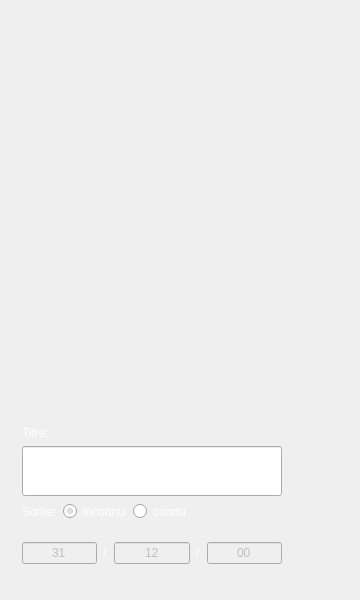
<?xml version="1.0" encoding="UTF-8"?>
<ui version="4.0">
 <class>MainWindow</class>
 <widget class="QMainWindow" name="MainWindow">
  <property name="geometry">
   <rect>
    <x>0</x>
    <y>0</y>
    <width>360</width>
    <height>600</height>
   </rect>
  </property>
  <property name="minimumSize">
   <size>
    <width>360</width>
    <height>600</height>
   </size>
  </property>
  <property name="maximumSize">
   <size>
    <width>600</width>
    <height>600</height>
   </size>
  </property>
  <property name="windowTitle">
   <string>Shadowfax</string>
  </property>
  <property name="windowIcon">
   <iconset resource="res.qrc">
    <normaloff>:/icon/icon.png</normaloff>:/icon/icon.png</iconset>
  </property>
  <property name="styleSheet">
   <string notr="true">border-image: url(:/icon/1back.jpg);</string>
  </property>
  <widget class="QWidget" name="centralWidget">
   <layout class="QGridLayout" name="gridLayout">
    <item row="7" column="0" colspan="2">
     <widget class="QStackedWidget" name="stackedWidget">
      <property name="styleSheet">
       <string notr="true">border-color: rgba(255, 255, 255, 0);
border-image:none;</string>
      </property>
      <property name="currentIndex">
       <number>0</number>
      </property>
      <widget class="QWidget" name="page">
       <layout class="QGridLayout" name="gridLayout_4">
        <item row="0" column="1">
         <layout class="QVBoxLayout" name="verticalLayout">
          <item>
           <widget class="QPushButton" name="pushButtonOust">
            <property name="enabled">
             <bool>false</bool>
            </property>
            <property name="minimumSize">
             <size>
              <width>100</width>
              <height>100</height>
             </size>
            </property>
            <property name="styleSheet">
             <string notr="true">border-style:none;
border-image: none;</string>
            </property>
            <property name="text">
             <string/>
            </property>
            <property name="icon">
             <iconset resource="res.qrc">
              <normaloff>:/icon/1oust.png</normaloff>:/icon/1oust.png</iconset>
            </property>
            <property name="iconSize">
             <size>
              <width>96</width>
              <height>96</height>
             </size>
            </property>
           </widget>
          </item>
          <item>
           <spacer name="verticalSpacer_2">
            <property name="orientation">
             <enum>Qt::Vertical</enum>
            </property>
            <property name="sizeHint" stdset="0">
             <size>
              <width>20</width>
              <height>46</height>
             </size>
            </property>
           </spacer>
          </item>
          <item>
           <widget class="QPushButton" name="pushButtonNew">
            <property name="minimumSize">
             <size>
              <width>100</width>
              <height>100</height>
             </size>
            </property>
            <property name="maximumSize">
             <size>
              <width>16777215</width>
              <height>16777215</height>
             </size>
            </property>
            <property name="styleSheet">
             <string notr="true">border-style:none;
border-image: none;</string>
            </property>
            <property name="text">
             <string/>
            </property>
            <property name="icon">
             <iconset resource="res.qrc">
              <normaloff>:/icon/1new.png</normaloff>:/icon/1new.png</iconset>
            </property>
            <property name="iconSize">
             <size>
              <width>96</width>
              <height>96</height>
             </size>
            </property>
           </widget>
          </item>
          <item>
           <spacer name="verticalSpacer_3">
            <property name="orientation">
             <enum>Qt::Vertical</enum>
            </property>
            <property name="sizeHint" stdset="0">
             <size>
              <width>20</width>
              <height>40</height>
             </size>
            </property>
           </spacer>
          </item>
          <item>
           <widget class="QPushButton" name="pushButtonBingo">
            <property name="enabled">
             <bool>true</bool>
            </property>
            <property name="minimumSize">
             <size>
              <width>100</width>
              <height>100</height>
             </size>
            </property>
            <property name="maximumSize">
             <size>
              <width>16777215</width>
              <height>16777215</height>
             </size>
            </property>
            <property name="styleSheet">
             <string notr="true">border-style:none;
border-image: none;</string>
            </property>
            <property name="text">
             <string/>
            </property>
            <property name="icon">
             <iconset resource="res.qrc">
              <normaloff>:/icon/add.png</normaloff>:/icon/add.png</iconset>
            </property>
            <property name="iconSize">
             <size>
              <width>96</width>
              <height>96</height>
             </size>
            </property>
            <property name="flat">
             <bool>true</bool>
            </property>
           </widget>
          </item>
         </layout>
        </item>
        <item row="1" column="0" colspan="2">
         <layout class="QGridLayout" name="gridLayout_3">
          <item row="0" column="0">
           <widget class="QLabel" name="label_2">
            <property name="styleSheet">
             <string notr="true">font: 16pt &quot;Sans Serif&quot;;
border-image: none;
color: rgb(255, 255, 255);</string>
            </property>
            <property name="text">
             <string>Titre:</string>
            </property>
           </widget>
          </item>
          <item row="1" column="0">
           <widget class="QLineEdit" name="lineEditTitle">
            <property name="minimumSize">
             <size>
              <width>0</width>
              <height>50</height>
             </size>
            </property>
            <property name="maximumSize">
             <size>
              <width>16777215</width>
              <height>50</height>
             </size>
            </property>
            <property name="styleSheet">
             <string notr="true">font: 16pt &quot;Sans Serif&quot;;
border-image: none;</string>
            </property>
           </widget>
          </item>
          <item row="3" column="1">
           <widget class="QPushButton" name="pushButtonDateChoose">
            <property name="enabled">
             <bool>false</bool>
            </property>
            <property name="minimumSize">
             <size>
              <width>50</width>
              <height>50</height>
             </size>
            </property>
            <property name="styleSheet">
             <string notr="true">border-style:none;
border-image: none;</string>
            </property>
            <property name="text">
             <string/>
            </property>
            <property name="icon">
             <iconset resource="res.qrc">
              <normaloff>:/icon/calendar.png</normaloff>:/icon/calendar.png</iconset>
            </property>
            <property name="iconSize">
             <size>
              <width>50</width>
              <height>50</height>
             </size>
            </property>
           </widget>
          </item>
          <item row="1" column="1">
           <widget class="QPushButton" name="pushButtonLate">
            <property name="minimumSize">
             <size>
              <width>50</width>
              <height>50</height>
             </size>
            </property>
            <property name="maximumSize">
             <size>
              <width>16777215</width>
              <height>16777215</height>
             </size>
            </property>
            <property name="focusPolicy">
             <enum>Qt::NoFocus</enum>
            </property>
            <property name="contextMenuPolicy">
             <enum>Qt::NoContextMenu</enum>
            </property>
            <property name="styleSheet">
             <string notr="true">font: 16pt &quot;Sans Serif&quot;;
border-image: none;
border-style:none;
</string>
            </property>
            <property name="text">
             <string/>
            </property>
            <property name="icon">
             <iconset resource="res.qrc">
              <normaloff>:/icon/active.png</normaloff>:/icon/active.png</iconset>
            </property>
            <property name="iconSize">
             <size>
              <width>50</width>
              <height>50</height>
             </size>
            </property>
            <property name="checkable">
             <bool>true</bool>
            </property>
            <property name="autoDefault">
             <bool>false</bool>
            </property>
            <property name="default">
             <bool>false</bool>
            </property>
            <property name="flat">
             <bool>true</bool>
            </property>
           </widget>
          </item>
          <item row="3" column="0">
           <layout class="QHBoxLayout" name="horizontalLayout_3">
            <item>
             <widget class="QLineEdit" name="lineEditDay">
              <property name="enabled">
               <bool>false</bool>
              </property>
              <property name="styleSheet">
               <string notr="true">font: 16pt &quot;Sans Serif&quot;;
border-image: none;</string>
              </property>
              <property name="inputMethodHints">
               <set>Qt::ImhDigitsOnly</set>
              </property>
              <property name="text">
               <string>31</string>
              </property>
              <property name="maxLength">
               <number>2</number>
              </property>
              <property name="alignment">
               <set>Qt::AlignCenter</set>
              </property>
              <property name="readOnly">
               <bool>true</bool>
              </property>
             </widget>
            </item>
            <item>
             <widget class="QLabel" name="labelSlash1">
              <property name="enabled">
               <bool>false</bool>
              </property>
              <property name="styleSheet">
               <string notr="true">font: 16pt &quot;Sans Serif&quot;;
border-image: none;
color: rgb(255, 255, 255);</string>
              </property>
              <property name="text">
               <string>/</string>
              </property>
             </widget>
            </item>
            <item>
             <widget class="QLineEdit" name="lineEditMonth">
              <property name="enabled">
               <bool>false</bool>
              </property>
              <property name="styleSheet">
               <string notr="true">font: 16pt &quot;Sans Serif&quot;;
border-image: none;</string>
              </property>
              <property name="inputMethodHints">
               <set>Qt::ImhDigitsOnly</set>
              </property>
              <property name="text">
               <string>12</string>
              </property>
              <property name="maxLength">
               <number>2</number>
              </property>
              <property name="alignment">
               <set>Qt::AlignCenter</set>
              </property>
              <property name="readOnly">
               <bool>true</bool>
              </property>
             </widget>
            </item>
            <item>
             <widget class="QLabel" name="labelSlash2">
              <property name="enabled">
               <bool>false</bool>
              </property>
              <property name="styleSheet">
               <string notr="true">font: 16pt &quot;Sans Serif&quot;;
border-image: none;
color: rgb(255, 255, 255);</string>
              </property>
              <property name="text">
               <string>/</string>
              </property>
             </widget>
            </item>
            <item>
             <widget class="QLineEdit" name="lineEditYear">
              <property name="enabled">
               <bool>false</bool>
              </property>
              <property name="styleSheet">
               <string notr="true">font: 16pt &quot;Sans Serif&quot;;
border-image: none;</string>
              </property>
              <property name="inputMethodHints">
               <set>Qt::ImhDigitsOnly</set>
              </property>
              <property name="text">
               <string>00</string>
              </property>
              <property name="maxLength">
               <number>4</number>
              </property>
              <property name="cursorPosition">
               <number>2</number>
              </property>
              <property name="alignment">
               <set>Qt::AlignCenter</set>
              </property>
              <property name="readOnly">
               <bool>true</bool>
              </property>
             </widget>
            </item>
           </layout>
          </item>
          <item row="2" column="0" colspan="2">
           <layout class="QHBoxLayout" name="horizontalLayout_2">
            <item>
             <widget class="QLabel" name="label">
              <property name="maximumSize">
               <size>
                <width>16777215</width>
                <height>16777215</height>
               </size>
              </property>
              <property name="styleSheet">
               <string notr="true">font: 16pt &quot;Sans Serif&quot;;
border-image: none;
color: rgb(255, 255, 255);</string>
              </property>
              <property name="text">
               <string>Sortie:</string>
              </property>
             </widget>
            </item>
            <item>
             <widget class="QRadioButton" name="radioButtonUnknow">
              <property name="styleSheet">
               <string notr="true">font: 16pt &quot;Sans Serif&quot;;
border-image: none;
color: rgb(255, 255, 255);</string>
              </property>
              <property name="text">
               <string>inconnu</string>
              </property>
              <property name="checked">
               <bool>true</bool>
              </property>
             </widget>
            </item>
            <item>
             <widget class="QRadioButton" name="radioButtonKnow">
              <property name="styleSheet">
               <string notr="true">font: 16pt &quot;Sans Serif&quot;;
border-image: none;
color: rgb(255, 255, 255);</string>
              </property>
              <property name="text">
               <string>connu</string>
              </property>
             </widget>
            </item>
            <item>
             <spacer name="horizontalSpacer_4">
              <property name="orientation">
               <enum>Qt::Horizontal</enum>
              </property>
              <property name="sizeHint" stdset="0">
               <size>
                <width>40</width>
                <height>20</height>
               </size>
              </property>
             </spacer>
            </item>
           </layout>
          </item>
         </layout>
        </item>
        <item row="0" column="0">
         <widget class="QListWidget" name="listWidgetFilms">
          <property name="palette">
           <palette>
            <active>
             <colorrole role="Base">
              <brush brushstyle="NoBrush">
               <color alpha="255">
                <red>0</red>
                <green>0</green>
                <blue>0</blue>
               </color>
              </brush>
             </colorrole>
            </active>
            <inactive>
             <colorrole role="Base">
              <brush brushstyle="NoBrush">
               <color alpha="255">
                <red>0</red>
                <green>0</green>
                <blue>0</blue>
               </color>
              </brush>
             </colorrole>
            </inactive>
            <disabled>
             <colorrole role="Base">
              <brush brushstyle="NoBrush">
               <color alpha="255">
                <red>0</red>
                <green>0</green>
                <blue>0</blue>
               </color>
              </brush>
             </colorrole>
            </disabled>
           </palette>
          </property>
          <property name="font">
           <font>
            <family>Courier 10 Pitch</family>
            <pointsize>18</pointsize>
            <weight>75</weight>
            <italic>false</italic>
            <bold>true</bold>
           </font>
          </property>
          <property name="mouseTracking">
           <bool>true</bool>
          </property>
          <property name="layoutDirection">
           <enum>Qt::LeftToRight</enum>
          </property>
          <property name="autoFillBackground">
           <bool>false</bool>
          </property>
          <property name="styleSheet">
           <string notr="true">border-image: url(:/list/backlist.png);
font: 75 Bold 18pt &quot;Courier 10 Pitch&quot;;</string>
          </property>
          <property name="frameShape">
           <enum>QFrame::NoFrame</enum>
          </property>
          <property name="frameShadow">
           <enum>QFrame::Raised</enum>
          </property>
          <property name="lineWidth">
           <number>1</number>
          </property>
          <property name="verticalScrollBarPolicy">
           <enum>Qt::ScrollBarAlwaysOff</enum>
          </property>
          <property name="horizontalScrollBarPolicy">
           <enum>Qt::ScrollBarAlwaysOff</enum>
          </property>
          <property name="autoScroll">
           <bool>true</bool>
          </property>
          <property name="autoScrollMargin">
           <number>0</number>
          </property>
          <property name="showDropIndicator" stdset="0">
           <bool>false</bool>
          </property>
          <property name="verticalScrollMode">
           <enum>QAbstractItemView::ScrollPerItem</enum>
          </property>
          <property name="movement">
           <enum>QListView::Static</enum>
          </property>
          <property name="isWrapping" stdset="0">
           <bool>false</bool>
          </property>
          <property name="uniformItemSizes">
           <bool>false</bool>
          </property>
          <property name="wordWrap">
           <bool>false</bool>
          </property>
         </widget>
        </item>
       </layout>
      </widget>
      <widget class="QWidget" name="page_2">
       <layout class="QGridLayout" name="gridLayout_2">
        <item row="1" column="0" colspan="5">
         <widget class="QCalendarWidget" name="calendarWidget">
          <property name="layoutDirection">
           <enum>Qt::LeftToRight</enum>
          </property>
          <property name="autoFillBackground">
           <bool>false</bool>
          </property>
          <property name="styleSheet">
           <string notr="true">border-image:none;</string>
          </property>
          <property name="gridVisible">
           <bool>false</bool>
          </property>
          <property name="horizontalHeaderFormat">
           <enum>QCalendarWidget::NoHorizontalHeader</enum>
          </property>
          <property name="verticalHeaderFormat">
           <enum>QCalendarWidget::NoVerticalHeader</enum>
          </property>
          <property name="navigationBarVisible">
           <bool>false</bool>
          </property>
          <property name="dateEditEnabled">
           <bool>true</bool>
          </property>
          <property name="dateEditAcceptDelay">
           <number>1500</number>
          </property>
         </widget>
        </item>
        <item row="0" column="2">
         <widget class="QLabel" name="labelDate">
          <property name="font">
           <font>
            <family>Nimbus Roman No9 L</family>
            <pointsize>16</pointsize>
           </font>
          </property>
          <property name="styleSheet">
           <string notr="true">color: rgb(255, 255, 255);</string>
          </property>
          <property name="text">
           <string>HEY!</string>
          </property>
         </widget>
        </item>
        <item row="2" column="4">
         <widget class="QPushButton" name="pushButtonDateOk">
          <property name="minimumSize">
           <size>
            <width>100</width>
            <height>100</height>
           </size>
          </property>
          <property name="styleSheet">
           <string notr="true">border-style:none;
border-image: none;</string>
          </property>
          <property name="text">
           <string/>
          </property>
          <property name="icon">
           <iconset resource="res.qrc">
            <normaloff>:/icon/1accept.png</normaloff>:/icon/1accept.png</iconset>
          </property>
          <property name="iconSize">
           <size>
            <width>80</width>
            <height>80</height>
           </size>
          </property>
         </widget>
        </item>
        <item row="2" column="0" colspan="4">
         <spacer name="horizontalSpacer">
          <property name="orientation">
           <enum>Qt::Horizontal</enum>
          </property>
          <property name="sizeHint" stdset="0">
           <size>
            <width>40</width>
            <height>20</height>
           </size>
          </property>
         </spacer>
        </item>
        <item row="0" column="0">
         <widget class="QPushButton" name="pushButtonDateDec">
          <property name="minimumSize">
           <size>
            <width>100</width>
            <height>100</height>
           </size>
          </property>
          <property name="styleSheet">
           <string notr="true">border-style:none;
border-image: none;</string>
          </property>
          <property name="text">
           <string/>
          </property>
          <property name="icon">
           <iconset resource="res.qrc">
            <normaloff>:/icon/1left.png</normaloff>:/icon/1left.png</iconset>
          </property>
          <property name="iconSize">
           <size>
            <width>50</width>
            <height>50</height>
           </size>
          </property>
         </widget>
        </item>
        <item row="0" column="1">
         <spacer name="horizontalSpacer_3">
          <property name="orientation">
           <enum>Qt::Horizontal</enum>
          </property>
          <property name="sizeHint" stdset="0">
           <size>
            <width>22</width>
            <height>17</height>
           </size>
          </property>
         </spacer>
        </item>
        <item row="0" column="3">
         <spacer name="horizontalSpacer_2">
          <property name="orientation">
           <enum>Qt::Horizontal</enum>
          </property>
          <property name="sizeHint" stdset="0">
           <size>
            <width>22</width>
            <height>17</height>
           </size>
          </property>
         </spacer>
        </item>
        <item row="0" column="4">
         <widget class="QPushButton" name="pushButtonDateInc">
          <property name="minimumSize">
           <size>
            <width>100</width>
            <height>100</height>
           </size>
          </property>
          <property name="styleSheet">
           <string notr="true">border-style:none;
border-image: none;</string>
          </property>
          <property name="text">
           <string/>
          </property>
          <property name="icon">
           <iconset resource="res.qrc">
            <normaloff>:/icon/1right.png</normaloff>:/icon/1right.png</iconset>
          </property>
          <property name="iconSize">
           <size>
            <width>50</width>
            <height>50</height>
           </size>
          </property>
         </widget>
        </item>
       </layout>
      </widget>
     </widget>
    </item>
   </layout>
  </widget>
 </widget>
 <layoutdefault spacing="6" margin="11"/>
 <resources>
  <include location="res.qrc"/>
 </resources>
 <connections/>
</ui>
